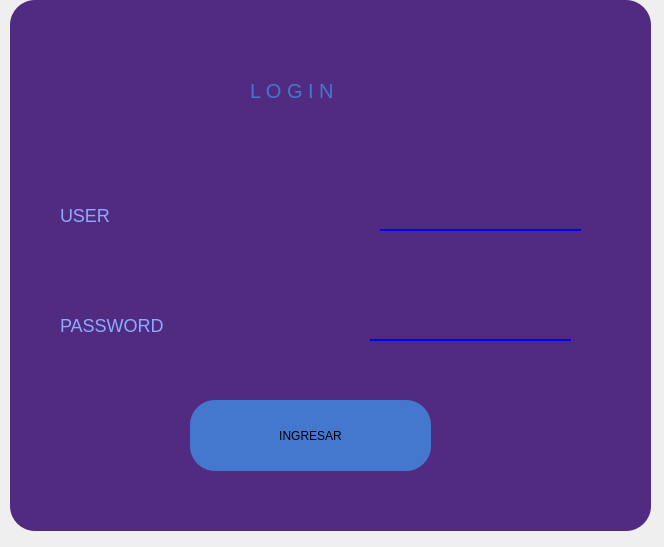
<?xml version="1.0" encoding="UTF-8"?>
<ui version="4.0">
 <class>MainWindow</class>
 <widget class="QMainWindow" name="MainWindow">
  <property name="geometry">
   <rect>
    <x>0</x>
    <y>0</y>
    <width>664</width>
    <height>547</height>
   </rect>
  </property>
  <property name="windowTitle">
   <string>MainWindow</string>
  </property>
  <widget class="QWidget" name="centralwidget">
   <widget class="QFrame" name="frame">
    <property name="geometry">
     <rect>
      <x>10</x>
      <y>0</y>
      <width>641</width>
      <height>531</height>
     </rect>
    </property>
    <property name="styleSheet">
     <string notr="true">background-color:rgb(81, 43, 129);
border-radius:25px;</string>
    </property>
    <property name="frameShape">
     <enum>QFrame::StyledPanel</enum>
    </property>
    <property name="frameShadow">
     <enum>QFrame::Raised</enum>
    </property>
    <widget class="QLabel" name="label">
     <property name="geometry">
      <rect>
       <x>240</x>
       <y>40</y>
       <width>211</width>
       <height>101</height>
      </rect>
     </property>
     <property name="styleSheet">
      <string notr="true">font: 75 italic 12pt &quot;Hack Nerd Font&quot;;
color:rgb(68, 119, 206);
font-size:20px;</string>
     </property>
     <property name="text">
      <string>L O G I N</string>
     </property>
    </widget>
    <widget class="QLabel" name="label_2">
     <property name="geometry">
      <rect>
       <x>50</x>
       <y>180</y>
       <width>211</width>
       <height>71</height>
      </rect>
     </property>
     <property name="styleSheet">
      <string notr="true">font-size:18px;
color:rgb(140, 171, 255);
font: 75 italic 14pt &quot;Hack Nerd Font Mono&quot;;</string>
     </property>
     <property name="text">
      <string>USER</string>
     </property>
    </widget>
    <widget class="QLabel" name="label_3">
     <property name="geometry">
      <rect>
       <x>50</x>
       <y>290</y>
       <width>211</width>
       <height>71</height>
      </rect>
     </property>
     <property name="styleSheet">
      <string notr="true">font-size:18px;
color:rgb(140, 171, 255);
font: 75 italic 14pt &quot;Hack Nerd Font Mono&quot;;</string>
     </property>
     <property name="text">
      <string>PASSWORD</string>
     </property>
    </widget>
    <widget class="QLineEdit" name="txt_user">
     <property name="geometry">
      <rect>
       <x>370</x>
       <y>200</y>
       <width>201</width>
       <height>31</height>
      </rect>
     </property>
     <property name="styleSheet">
      <string notr="true">border:none;
border-bottom:2px solid blue;</string>
     </property>
    </widget>
    <widget class="QLineEdit" name="txt_password">
     <property name="geometry">
      <rect>
       <x>360</x>
       <y>320</y>
       <width>201</width>
       <height>21</height>
      </rect>
     </property>
     <property name="styleSheet">
      <string notr="true">border:none;
border-bottom:2px solid blue;</string>
     </property>
    </widget>
    <widget class="QPushButton" name="bt_login">
     <property name="geometry">
      <rect>
       <x>180</x>
       <y>400</y>
       <width>241</width>
       <height>71</height>
      </rect>
     </property>
     <property name="styleSheet">
      <string notr="true">border-radius:25px;
background-color:rgb(68, 119, 206);</string>
     </property>
     <property name="text">
      <string>INGRESAR</string>
     </property>
    </widget>
   </widget>
  </widget>
 </widget>
 <resources/>
 <connections/>
</ui>
